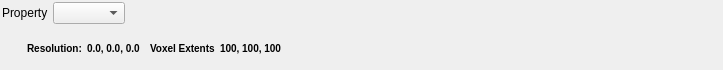
<?xml version="1.0" encoding="UTF-8"?>
<ui version="4.0">
 <class>VolumeDataContainerInfoWidget</class>
 <widget class="QWidget" name="VolumeDataContainerInfoWidget">
  <property name="geometry">
   <rect>
    <x>0</x>
    <y>0</y>
    <width>723</width>
    <height>70</height>
   </rect>
  </property>
  <layout class="QVBoxLayout" name="verticalLayout">
   <property name="spacing">
    <number>5</number>
   </property>
   <property name="leftMargin">
    <number>2</number>
   </property>
   <property name="topMargin">
    <number>2</number>
   </property>
   <property name="rightMargin">
    <number>2</number>
   </property>
   <property name="bottomMargin">
    <number>2</number>
   </property>
   <item>
    <layout class="QHBoxLayout" name="horizontalLayout_2">
     <property name="bottomMargin">
      <number>0</number>
     </property>
     <item>
      <widget class="QLabel" name="label">
       <property name="text">
        <string>Property</string>
       </property>
      </widget>
     </item>
     <item>
      <widget class="DREAM3DComboBox" name="dataContainerList">
       <property name="toolTip">
        <string>Select A Data Container</string>
       </property>
       <property name="statusTip">
        <string>Select A Data Container</string>
       </property>
      </widget>
     </item>
     <item>
      <spacer name="horizontalSpacer">
       <property name="orientation">
        <enum>Qt::Horizontal</enum>
       </property>
       <property name="sizeHint" stdset="0">
        <size>
         <width>40</width>
         <height>20</height>
        </size>
       </property>
      </spacer>
     </item>
    </layout>
   </item>
   <item>
    <layout class="QHBoxLayout" name="horizontalLayout">
     <property name="bottomMargin">
      <number>0</number>
     </property>
     <item>
      <spacer name="horizontalSpacer_4">
       <property name="orientation">
        <enum>Qt::Horizontal</enum>
       </property>
       <property name="sizeType">
        <enum>QSizePolicy::Fixed</enum>
       </property>
       <property name="sizeHint" stdset="0">
        <size>
         <width>25</width>
         <height>20</height>
        </size>
       </property>
      </spacer>
     </item>
     <item>
      <widget class="QLabel" name="value">
       <property name="styleSheet">
        <string notr="true">QLabel {
font-weight: bold;
font-size: 10px;
}</string>
       </property>
       <property name="text">
        <string>Resolution:</string>
       </property>
      </widget>
     </item>
     <item>
      <widget class="QLabel" name="resolutionLabel">
       <property name="styleSheet">
        <string notr="true">QLabel {
font-weight: bold;
font-size: 10px;
}</string>
       </property>
       <property name="text">
        <string>0.0, 0.0, 0.0</string>
       </property>
      </widget>
     </item>
     <item>
      <spacer name="horizontalSpacer_2">
       <property name="orientation">
        <enum>Qt::Horizontal</enum>
       </property>
       <property name="sizeType">
        <enum>QSizePolicy::Fixed</enum>
       </property>
       <property name="sizeHint" stdset="0">
        <size>
         <width>5</width>
         <height>20</height>
        </size>
       </property>
      </spacer>
     </item>
     <item>
      <widget class="QLabel" name="value_3">
       <property name="styleSheet">
        <string notr="true">QLabel {
font-weight: bold;
font-size: 10px;
}</string>
       </property>
       <property name="text">
        <string>Voxel Extents</string>
       </property>
      </widget>
     </item>
     <item>
      <widget class="QLabel" name="voxelExtentsLabel">
       <property name="styleSheet">
        <string notr="true">QLabel {
font-weight: bold;
font-size: 10px;
}</string>
       </property>
       <property name="text">
        <string>100, 100, 100</string>
       </property>
      </widget>
     </item>
     <item>
      <spacer name="horizontalSpacer_3">
       <property name="orientation">
        <enum>Qt::Horizontal</enum>
       </property>
       <property name="sizeHint" stdset="0">
        <size>
         <width>40</width>
         <height>20</height>
        </size>
       </property>
      </spacer>
     </item>
    </layout>
   </item>
  </layout>
 </widget>
 <customwidgets>
  <customwidget>
   <class>DREAM3DComboBox</class>
   <extends>QComboBox</extends>
   <header location="global">DREAM3DComboBox.h</header>
  </customwidget>
 </customwidgets>
 <resources>
  <include location="../../../../Resources/icons/images/Icons.qrc"/>
 </resources>
 <connections/>
</ui>
